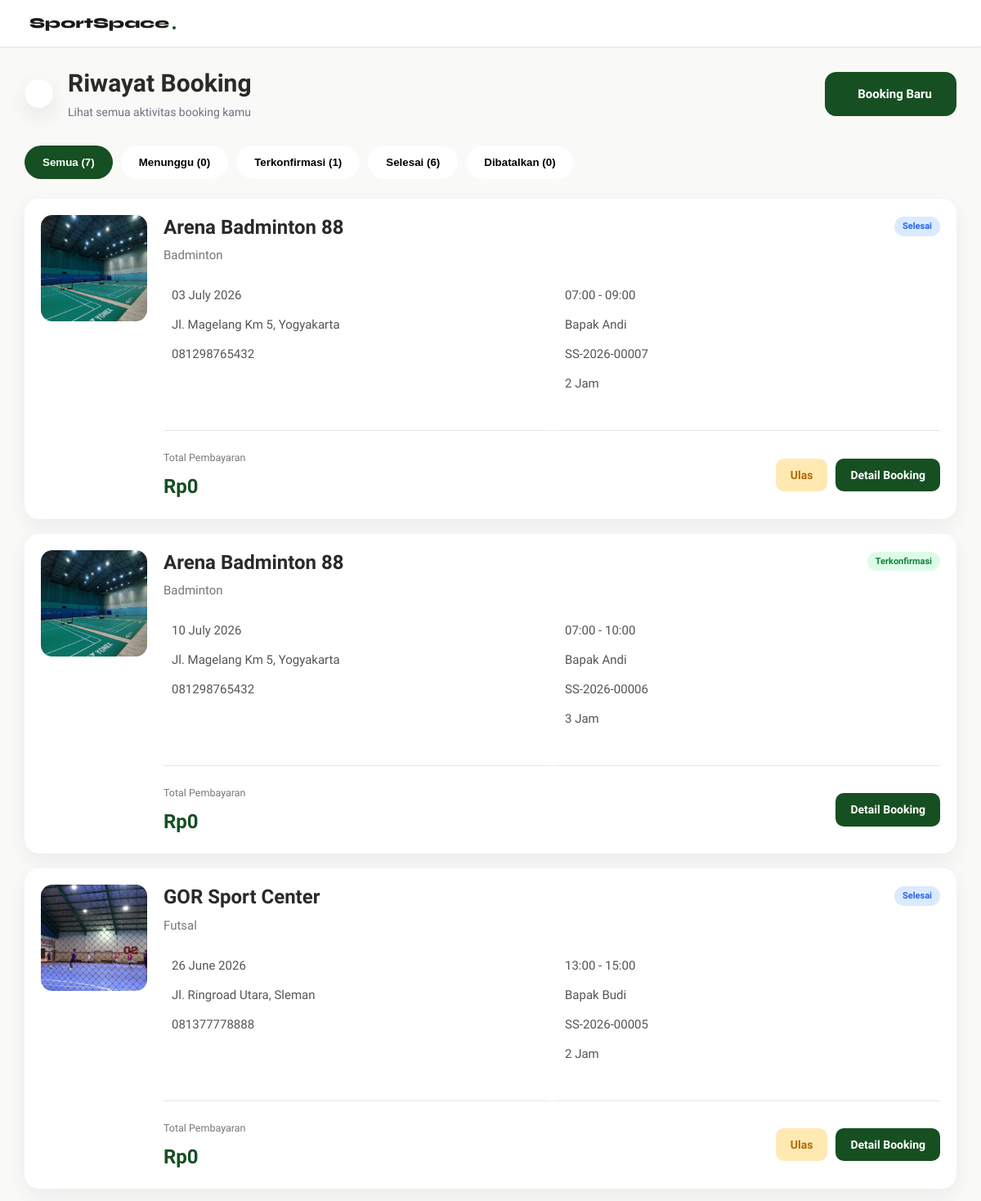
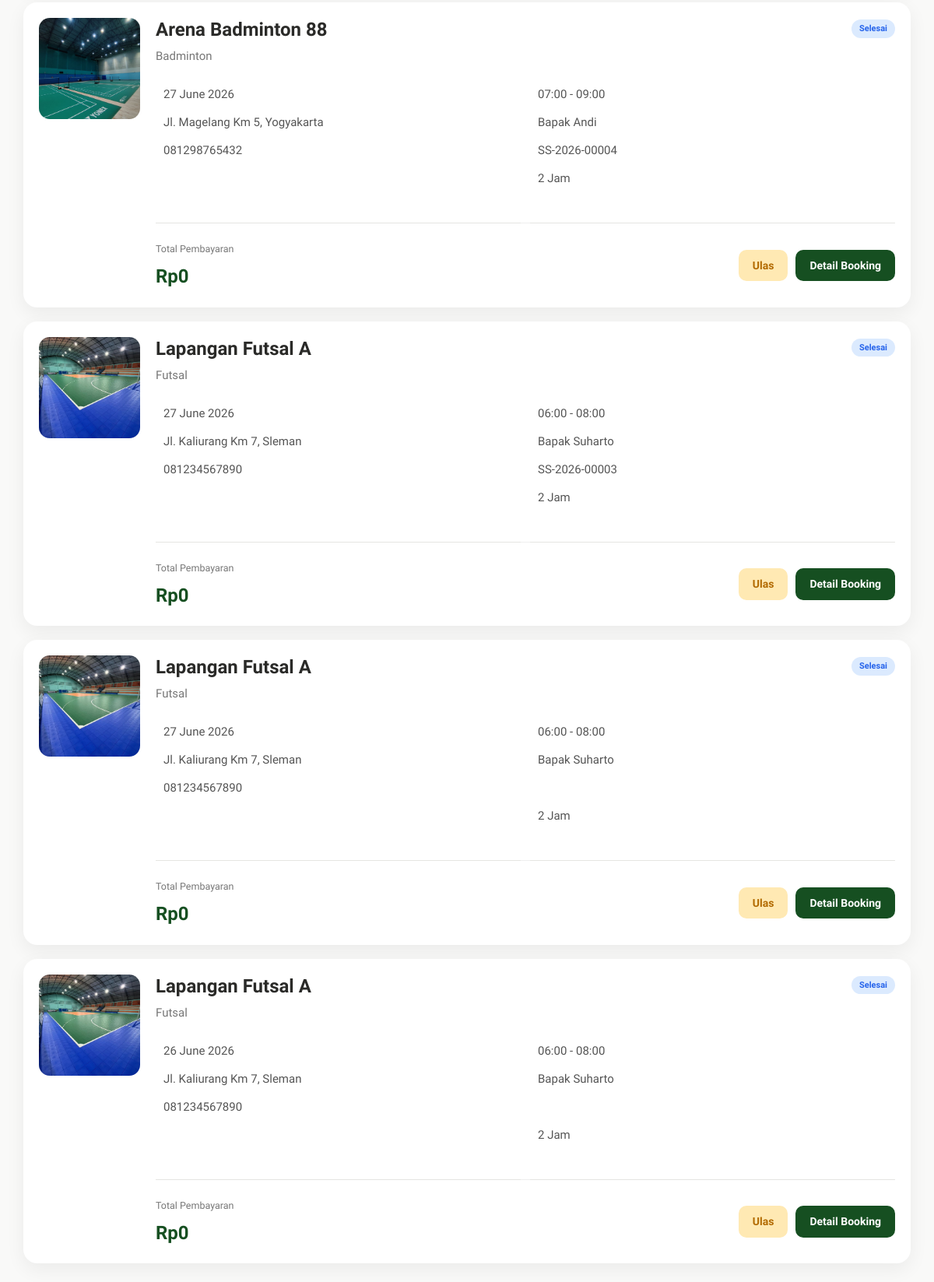
The app's page /riwayat.php (signed in) with its own data (2 pictures, top to bottom).
### tables this page shows
CREATE TABLE `booking` (
  `booking_id` int(11) NOT NULL,
  `user_id` int(11) NOT NULL,
  `field_id` int(11) NOT NULL,
  `tanggal` date NOT NULL,
  `jam_mulai` time NOT NULL,
  `jam_selesai` time NOT NULL,
  `status` enum('tertunda','terkonfirmasi','ditolak','dibatalkan','selesai') NOT NULL DEFAULT 'tertunda',
  `created_at` timestamp NOT NULL DEFAULT current_timestamp(),
  `booking_code` varchar(20) DEFAULT NULL,
  `metode_pembayaran` varchar(30) DEFAULT NULL,
  `bank` varchar(30) DEFAULT NULL,
  `total` decimal(12,2) NOT NULL
);

CREATE TABLE `fields` (
  `field_id` int(11) NOT NULL,
  `owner_id` int(11) DEFAULT NULL,
  `nama_lapangan` varchar(100) NOT NULL,
  `jenis` varchar(50) NOT NULL,
  `harga` decimal(10,2) NOT NULL,
  `status` enum('tersedia','penuh') NOT NULL DEFAULT 'tersedia',
  `lokasi` varchar(255) DEFAULT NULL,
  `gambar` varchar(255) DEFAULT NULL,
  `deskripsi` text DEFAULT NULL,
  `owner_name` varchar(100) DEFAULT NULL,
  `owner_phone` varchar(20) DEFAULT NULL,
  `owner_address` varchar(255) DEFAULT NULL,
  `jam_operasional` varchar(50) DEFAULT NULL,
  `kapasitas` int(11) DEFAULT NULL,
  `jenis_lantai` varchar(50) DEFAULT NULL,
  `fasilitas` text DEFAULT NULL,
  `maps_link` text DEFAULT NULL,
  `google_maps_url` text DEFAULT NULL,
  `verifikasi` enum('pending','diterima','ditolak') NOT NULL DEFAULT 'pending',
  `durasi_slot` int(11) NOT NULL DEFAULT 1,
  `hari_libur` text DEFAULT NULL,
  `aktif` enum('aktif','nonaktif') NOT NULL
);

### riwayat.php (the view, shortened to what this page needs)
<?php
include "config.php";
$user_id = $_SESSION['user_id'];
$from = $_GET['from'] ?? 'index';
if ($from === 'invoice' && isset($_GET['booking_id'])) {
  $backLink = "invoice.php?id=" . (int) $_GET['booking_id'];
} else {
  $backLink = "index.php";
}
$totalBooking = mysqli_fetch_assoc(mysqli_query($conn, "
SELECT COUNT(*) total
FROM booking
WHERE user_id='$user_id'
"))['total'];
$totalMenunggu = mysqli_fetch_assoc(mysqli_query($conn, "
SELECT COUNT(*) total
FROM booking
WHERE user_id='$user_id'
AND (
status='menunggu konfirmasi'
OR status='tertunda'
)
"))['total'];
$totalKonfirmasi = mysqli_fetch_assoc(mysqli_query($conn, "
SELECT COUNT(*) total
FROM booking
WHERE user_id='$user_id'
AND status='terkonfirmasi'
"))['total'];
$totalSelesai = mysqli_fetch_assoc(mysqli_query($conn, "
SELECT COUNT(*) total
FROM booking
WHERE user_id='$user_id'
AND status='selesai'
"))['total'];
$totalBatal = mysqli_fetch_assoc(mysqli_query($conn, "
SELECT COUNT(*) total
FROM booking
WHERE user_id='$user_id'
AND status='dibatalkan'
"))['total'];
$now = date("Y-m-d H:i:s");
mysqli_query($conn, "
UPDATE booking
SET status='selesai'
WHERE status='terkonfirmasi'
AND CONCAT(tanggal,' ',jam_selesai) <= '$now'
");
$query = mysqli_query($conn, "
SELECT
b.*,
f.nama_lapangan,
f.jenis,
f.gambar,
f.lokasi,
f.owner_name,
f.owner_phone
FROM booking b
JOIN fields f
ON b.field_id=f.field_id
WHERE b.user_id='$user_id'
ORDER BY b.booking_id DESC
");
?>
<!DOCTYPE html>
<html lang="id">
<head>
  <link rel="stylesheet" href="https://cdn.jsdelivr.net/npm/@tabler/icons-webfont@3.31.0/dist/tabler-icons.min.css">
  <link rel="stylesheet" href="riwayat.css?v=<?= time(); ?>">
  <link rel="stylesheet" href="index.css?v=<?= time(); ?>">
</head>
<body>
  <nav class="navbar">
    <div class="navbar-brand">
      <span>SportSpace</span>
      <div class="dot"></div>
    </div>
  </nav>
  <div class="container">
    <div class="history-header">
      <div class="left-header">
        <a href="<?= $backLink ?>" class="back-btn">
        </a>
        <div class="title-area">
          <h1>Riwayat Booking</h1>
          <p>
            Lihat semua aktivitas booking kamu
          </p>
        </div>
      </div>
      <a href="index.php" class="booking-btn">
        Booking Baru
      </a>
    </div>
    <div class="toolbar">
      <div class="filter">
        <button class="active" data-filter="semua">
          Semua (<?= $totalBooking ?>)
        </button>
        <button data-filter="menunggu">
          Menunggu (<?= $totalMenunggu ?>)
        </button>
        <button data-filter="terkonfirmasi">
          Terkonfirmasi (<?= $totalKonfirmasi ?>)
        </button>
        <button data-filter="selesai">
          Selesai (<?= $totalSelesai ?>)
        </button>
        <button data-filter="dibatalkan">
          Dibatalkan (<?= $totalBatal ?>)
        </button>
      </div>
    </div>
    <div class="booking-list">
      <?php
      if (mysqli_num_rows($query) == 0) {
        ?>
        <div class="empty">
          <i class="ti ti-calendar-off"></i>
          <h2>Belum Ada Booking</h2>
          <p>Yuk booking lapangan favoritmu.</p>
          <a href="index.php">Booking Sekarang</a>
        </div>
        <?php
      } else {
        while ($row = mysqli_fetch_assoc($query)) {
          $status = strtolower($row['status']);
          $durasi = (strtotime($row['jam_selesai']) - strtotime($row['jam_mulai'])) / 3600;
          if ($status == "menunggu konfirmasi" || $status == "tertunda") {
            $badge = "warning";
          } elseif ($status == "terkonfirmasi") {
            $badge = "success";
          } elseif ($status == "selesai") {
            $badge = "primary";
          } else {
            $badge = "danger";
          }
          ?>
          <div class="booking-card" data-id="<?= $row['booking_id']; ?>" data-status="<?= $status ?>"
            data-name="<?= strtolower($row['nama_lapangan']); ?>" data-date="<?= $row['tanggal']; ?>"
            data-start="<?= $row['jam_mulai']; ?>" data-end="<?= $row['jam_selesai']; ?>">
            <div class="booking-image">
              <img src="uploads/fields/<?= $row['gambar']; ?>" alt="<?= $row['nama_lapangan']; ?>">
            </div>
            <div class="booking-content">
              <div class="booking-top">
                <div>
                  <h2><?= $row['nama_lapangan']; ?></h2>
                  <span class="jenis">
                    <?= $row['jenis']; ?>
                  </span>
                </div>
                <div class="right">
                  <span class="badge <?= $badge ?>">
                    <?= ucfirst($row['status']); ?>
                  </span>
                </div>
              </div>
              <div class="booking-info">
                <div>
                  <?= date("d F Y", strtotime($row['tanggal'])) ?>
                </div>
                <div>
                  <?= substr($row['jam_mulai'], 0, 5) ?>
                  -
                  <?= substr($row['jam_selesai'], 0, 5) ?>
                </div>
                <div>
                  <?= $row['lokasi']; ?>
                </div>
                <div>
                  <?= $row['owner_name']; ?>
                </div>
                <div>
                  <?= $row['owner_phone']; ?>
                </div>
                <div>
                  <?= $row['booking_code']; ?>
                </div>
                <div>
                </div>
                <div>
                  <?= $durasi ?> Jam
                </div>
              </div>
              <div class="divider"></div>
              <div class="booking-footer">
                <div class="footer-price">
                  <small>Total Pembayaran</small>
                  <h4>
                    Rp<?= number_format($row['total'], 0, ',', '.') ?>
                  </h4>
                </div>
                <div class="footer-action">
                  <?php if ($status == "selesai") { ?>
                    <a href="ulasan.php?id=<?= $row['booking_id']; ?>" class="btn btn-review">
                      Ulas
                    </a>
                  <?php } ?>
                  <a href="invoice.php?id=<?= $row['booking_id']; ?>&from=riwayat" class="btn btn-detail">
                    Detail Booking
                  </a>
                </div>
              </div>
            </div>
          </div>
          <?php
        }
      }
      ?>
    </div>
  </div>
</body>
</html>

### riwayat.css (style rules this page uses)
:root { --green: #164f21; --green-light: #bceab8; --green-mid: #1f9b32; --amber: #BA7517; --amber-light: #FAEEDA; --red: #C0392B; --red-light: #FDECEA; --blue-light: #E6F1FB; --blue: #185FA5; --gray-50: #F9F9F8; --gray-100: #F2F2F0; --gray-200: #E5E5E2; --gray-300: #D1D0CC; --gray-400: #9C9A92; --gray-600: #5C5B56; --gray-800: #2A2A28; --gray-900: #1A1A18; --white: #FFFFFF; --black: #000000; --radius-sm: 6px; --radius-md: 10px; --radius-lg: 16px; --radius-xl: 24px; --shadow-sm: 0 1px 3px rgba(0, 0, 0, .06), 0 1px 2px rgba(0, 0, 0, .04); --shadow-md: 0 4px 12px rgba(0, 0, 0, .08), 0 2px 4px rgba(0, 0, 0, .04); --shadow-lg: 0 10px 30px rgba(0, 0, 0, .10), 0 4px 8px rgba(0, 0, 0, .04); }
*, *::before, *::after { box-sizing: border-box; margin: 0; padding: 0; }
body { font-family: 'Plus Jakarta Sans', sans-serif; background: var(--gray-50); color: var(--gray-800); line-height: 1.6; font-size: 15px; }
h1, h2, h3 { font-family: 'Plus Jakarta Sans', sans-serif; line-height: 1.3; }
.title-area h1, .booking-card h2, .empty h2 { font-family: 'Plus Jakarta Sans', sans-serif; }
a { text-decoration: none; color: inherit; }
.navbar { position: sticky; top: 0; z-index: 100; display: flex; align-items: center; justify-content: space-between; padding: 14px 32px; background: rgba(255, 255, 255, 0.85); backdrop-filter: blur(5px); border-bottom: 1px solid var(--gray-200); }
.navbar-brand { display: flex; align-items: center; gap: 4px; font-family: 'Syne', sans-serif; font-size: 18px; font-weight: 800; color: var(--gray-900); }
.navbar-brand .dot { width: 4px; height: 4px; background: var(--green); border-radius: 100%; transform: translateY(6px); }
.container { width: 1200px; max-width: 95%; margin: 24px auto; }
.history-header { display: flex; justify-content: space-between; align-items: center; margin-bottom: 30px; }
.left-header { display: flex; align-items: center; gap: 18px; }
.back-btn { width: 35px; height: 35px; border-radius: 50%; background: #fff; display: flex; justify-content: center; align-items: center; text-decoration: none; color: #111827; font-size: 26px; box-shadow: 0 10px 25px rgba(0, 0, 0, .08); transition: .3s; }
.title-area h1 { font-size: 30px; font-weight: 800; margin-bottom: 5px; }
.title-area p { color: #6b7280; font-size: 14px; }
.booking-btn { background: #164f21; color: white; padding: 15px 30px; border-radius: 14px; display: flex; align-items: center; gap: 10px; text-decoration: none; font-weight: 700; transition: .3s; }
.toolbar { display: flex; justify-content: space-between; align-items: center; margin-bottom: 24px; flex-wrap: wrap; gap: 18px; }
.filter { display: flex; gap: 10px; flex-wrap: wrap; }
.filter button { border: none; padding: 13px 22px; background: white; border-radius: 30px; cursor: pointer; font-weight: 600; transition: .25s; }
.filter button.active { background: #164f21; color: white; }
.booking-list { display: flex; flex-direction: column; gap: 18px; }
.booking-card { background: #fff; border-radius: 18px; padding: 20px; display: flex; gap: 20px; box-shadow: 0 8px 25px rgba(0, 0, 0, .06); transition: .25s; }
.booking-image { width: 130px; height: 130px; flex-shrink: 0; }
.booking-image img { width: 100%; height: 100%; object-fit: cover; border-radius: 14px; }
.booking-content { flex: 1; display: flex; flex-direction: column; }
.booking-top { display: flex; justify-content: space-between; align-items: flex-start; }
.booking-top h2 { font-size: 24px; font-weight: 700; }
.jenis { color: #777; margin-top: 6px; display: block; }
.right { text-align: right; }
.badge { display: inline-flex; align-items: center; justify-content: center; padding: 8px 16px; border-radius: 30px; font-size: 13px; font-weight: 700; }
.success { background: #DCFCE7; color: #15803D; }
.primary { background: #DBEAFE; color: #2563EB; }
.booking-info { display: grid; grid-template-columns: repeat(2, 1fr); gap: 12px; margin: 25px 0; }
.booking-info div { display: flex; align-items: center; gap: 10px; color: #555; }
.divider { height: 1px; background: #eee; margin: 10px 0 18px; }
.booking-footer { display: flex; justify-content: space-between; align-items: center; }
.footer-price small { color: #777; }
.footer-price h4 { color: #164f21; font-size: 24px; margin-top: 5px; }
.footer-action { display: flex; gap: 10px; }
.btn { padding: 11px 20px; border-radius: 10px; text-decoration: none; font-weight: 600; transition: .25s; }
.btn-detail { background: #164f21; color: white; }
.btn-review { background: #FFE9B3; color: #B26A00; }

### records on screen
booking: field.gambar (picture), field.nama_lapangan "Arena Badminton 88", field.jenis "Badminton", status "Selesai", tanggal "03 July 2026", jam_mulai "07:00", jam_selesai "09:00", field.lokasi "Jl. Magelang Km 5, Yogyakarta", field.owner_name "Bapak Andi", field.owner_phone "081298765432", booking_code "SS-2026-00007", durasi "2", total "0"
booking: field.gambar (picture), field.nama_lapangan "Arena Badminton 88", field.jenis "Badminton", status "Terkonfirmasi", tanggal "10 July 2026", jam_mulai "07:00", jam_selesai "10:00", field.lokasi "Jl. Magelang Km 5, Yogyakarta", field.owner_name "Bapak Andi", field.owner_phone "081298765432", booking_code "SS-2026-00006", durasi "3", total "0"
booking: field.gambar (picture), field.nama_lapangan "GOR Sport Center", field.jenis "Futsal", status "Selesai", tanggal "26 June 2026", jam_mulai "13:00", jam_selesai "15:00", field.lokasi "Jl. Ringroad Utara, Sleman", field.owner_name "Bapak Budi", field.owner_phone "081377778888", booking_code "SS-2026-00005", durasi "2", total "0"
booking: field.gambar (picture), field.nama_lapangan "Arena Badminton 88", field.jenis "Badminton", status "Selesai", tanggal "27 June 2026", jam_mulai "07:00", jam_selesai "09:00", field.lokasi "Jl. Magelang Km 5, Yogyakarta", field.owner_name "Bapak Andi", field.owner_phone "081298765432", booking_code "SS-2026-00004", durasi "2", total "0"
booking: field.gambar (picture), field.nama_lapangan "Lapangan Futsal A", field.jenis "Futsal", status "Selesai", tanggal "27 June 2026", jam_mulai "06:00", jam_selesai "08:00", field.lokasi "Jl. Kaliurang Km 7, Sleman", field.owner_name "Bapak Suharto", field.owner_phone "081234567890", booking_code "SS-2026-00003", durasi "2", total "0"
booking: field.gambar (picture), field.nama_lapangan "Lapangan Futsal A", field.jenis "Futsal", status "Selesai", tanggal "27 June 2026", jam_mulai "06:00", jam_selesai "08:00", field.lokasi "Jl. Kaliurang Km 7, Sleman", field.owner_name "Bapak Suharto", field.owner_phone "081234567890", durasi "2", total "0"
booking: field.gambar (picture), field.nama_lapangan "Lapangan Futsal A", field.jenis "Futsal", status "Selesai", tanggal "26 June 2026", jam_mulai "06:00", jam_selesai "08:00", field.lokasi "Jl. Kaliurang Km 7, Sleman", field.owner_name "Bapak Suharto", field.owner_phone "081234567890", durasi "2", total "0"

### other values on screen
$totalBooking "7"
$totalMenunggu "0"
$totalKonfirmasi "1"
$totalSelesai "6"
$totalBatal "0"
